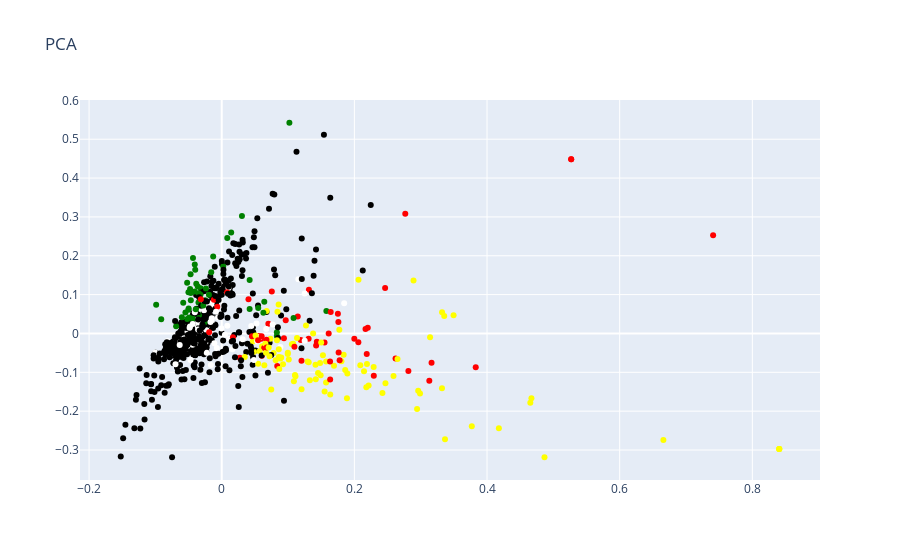

Notebook source saved alongside this figure:
### Code cell
#Visualización de los categorias
trace = go.Scatter(x=result['X'].values,
                   y=result['Y'].values,
                   text=result['texto'].values,
                   mode='markers',
                   marker=dict(color=result['colores'].values)) 

layout = go.Layout(title="PCA")

fig = go.Figure(data=trace, layout=layout)
iplot(fig)

### Figure 1 — Plotly figure (JSON) as saved in the notebook; plotly's stock layout.template omitted (floating-point values rounded to 4 significant figures; data arrays with more than 128 entries replaced by an {"elided": "..."} marker saying what was removed)
{"data": [{"marker": {"color": {"elided": "1000 str values"}}, "mode": "markers", "text": {"elided": "1000 str values"}, "type": "scatter", "x": {"elided": "1000 float values"}, "y": {"elided": "1000 float values"}}], "layout": {"title": {"text": "PCA"}}}
